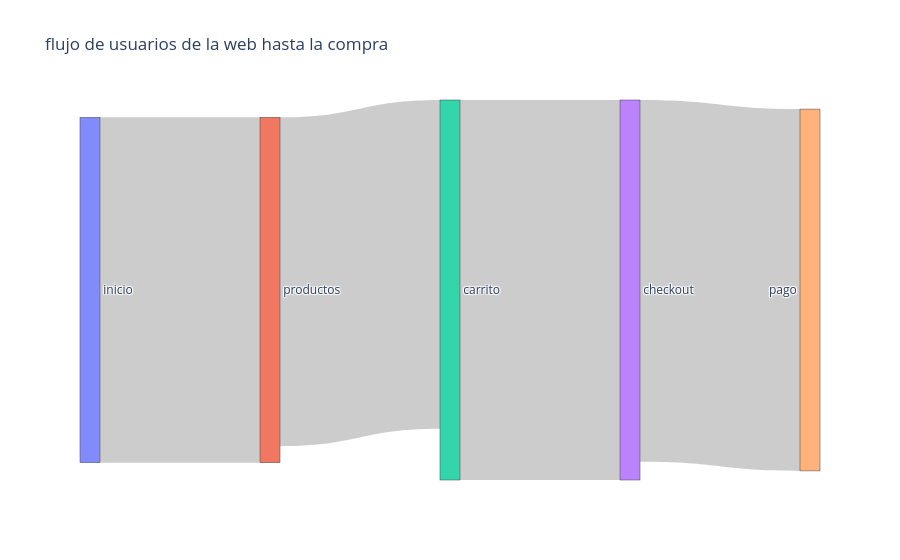

Source (notebook cell):
### Code cell
#sankey para mostrar flujo de usuarios desde la web hasta la compra
df_logs = datos['logs']
etapas  = ['/home', '/productos', '/carrito', '/checkout', '/pago']
conteos = [len(df_logs[df_logs['endpoint'] == e]) for e in etapas]

labels = ['inicio', 'productos', 'carrito', 'checkout', 'pago']
source = [0, 1, 2, 3]
target = [1, 2, 3, 4]
values = [conteos[i] if conteos[i] > 0 else 1 for i in range(len(etapas) - 1)]

fig = go.Figure(go.Sankey(
    node=dict(label=labels, pad=15, thickness=20),
    link=dict(source=source, target=target, value=values)
))
fig.update_layout(title_text='flujo de usuarios de la web hasta la compra')
fig.show()

### Figure 1 — Plotly figure (JSON) as saved in the notebook; plotly's stock layout.template omitted (floating-point values rounded to 4 significant figures)
{"data": [{"link": {"source": [0, 1, 2, 3], "target": [1, 2, 3, 4], "value": [209, 199, 230, 219]}, "node": {"label": ["inicio", "productos", "carrito", "checkout", "pago"], "pad": 15, "thickness": 20}, "type": "sankey"}], "layout": {"title": {"text": "flujo de usuarios de la web hasta la compra"}}}
